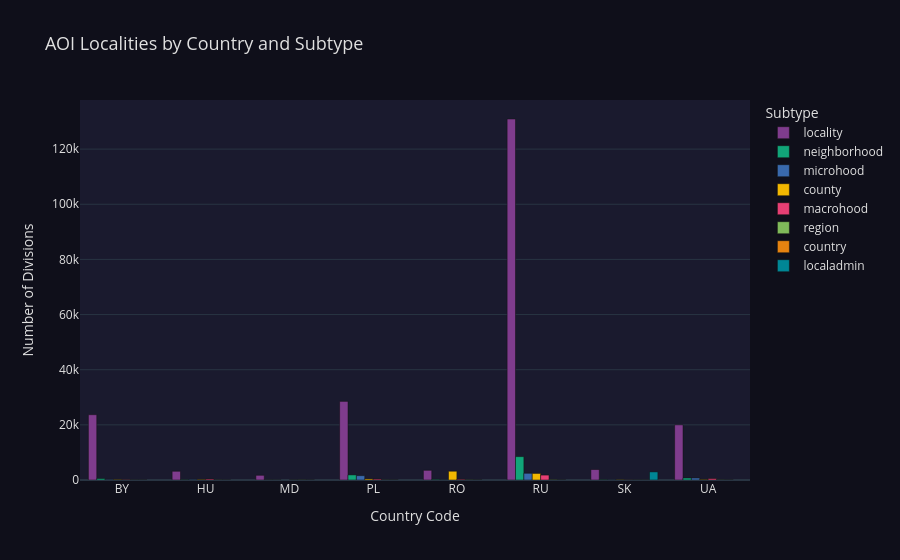

Notebook source saved alongside this figure:
### Code cell
# =============================================================================
# Step 1 Visualization -- AOI Localities
# =============================================================================

country_pd = aoi_localities.groupBy("country", "subtype").count() \
    .orderBy("country", F.desc("count")).toPandas()

plot_setup_step1_localities(country_pd)

### Figure 1 — Plotly figure (JSON) as saved in the notebook; plotly's stock layout.template omitted (floating-point values rounded to 4 significant figures)
{"data": [{"alignmentgroup": "True", "hovertemplate": "Subtype=locality<br>Country Code=%{x}<br>Division Count=%{y}<extra></extra>", "legendgroup": "locality", "marker": {"color": "rgb(127, 60, 141)", "pattern": {"shape": ""}}, "name": "locality", "offsetgroup": "locality", "orientation": "v", "showlegend": true, "textposition": "auto", "type": "bar", "x": ["BY", "HU", "MD", "PL", "RO", "RU", "SK", "UA"], "xaxis": "x", "y": [23687, 3163, 1705, 28516, 3515, 130925, 3794, 20006], "yaxis": "y"}, {"alignmentgroup": "True", "hovertemplate": "Subtype=neighborhood<br>Country Code=%{x}<br>Division Count=%{y}<extra></extra>", "legendgroup": "neighborhood", "marker": {"color": "rgb(17, 165, 121)", "pattern": {"shape": ""}}, "name": "neighborhood", "offsetgroup": "neighborhood", "orientation": "v", "showlegend": true, "textposition": "auto", "type": "bar", "x": ["BY", "HU", "MD", "PL", "RO", "RU", "SK", "UA"], "xaxis": "x", "y": [540, 59, 4, 1849, 214, 8480, 85, 735], "yaxis": "y"}, {"alignmentgroup": "True", "hovertemplate": "Subtype=microhood<br>Country Code=%{x}<br>Division Count=%{y}<extra></extra>", "legendgroup": "microhood", "marker": {"color": "rgb(57, 105, 172)", "pattern": {"shape": ""}}, "name": "microhood", "offsetgroup": "microhood", "orientation": "v", "showlegend": true, "textposition": "auto", "type": "bar", "x": ["BY", "HU", "MD", "PL", "RO", "RU", "SK", "UA"], "xaxis": "x", "y": [222, 237, 31, 1570, 76, 2434, 149, 727], "yaxis": "y"}, {"alignmentgroup": "True", "hovertemplate": "Subtype=county<br>Country Code=%{x}<br>Division Count=%{y}<extra></extra>", "legendgroup": "county", "marker": {"color": "rgb(242, 183, 1)", "pattern": {"shape": ""}}, "name": "county", "offsetgroup": "county", "orientation": "v", "showlegend": true, "textposition": "auto", "type": "bar", "x": ["BY", "HU", "PL", "RO", "RU", "SK", "UA"], "xaxis": "x", "y": [128, 174, 387, 3179, 2376, 79, 158], "yaxis": "y"}, {"alignmentgroup": "True", "hovertemplate": "Subtype=macrohood<br>Country Code=%{x}<br>Division Count=%{y}<extra></extra>", "legendgroup": "macrohood", "marker": {"color": "rgb(231, 63, 116)", "pattern": {"shape": ""}}, "name": "macrohood", "offsetgroup": "macrohood", "orientation": "v", "showlegend": true, "textposition": "auto", "type": "bar", "x": ["BY", "HU", "MD", "PL", "RO", "RU", "SK", "UA"], "xaxis": "x", "y": [101, 332, 8, 326, 244, 1780, 30, 499], "yaxis": "y"}, {"alignmentgroup": "True", "hovertemplate": "Subtype=region<br>Country Code=%{x}<br>Division Count=%{y}<extra></extra>", "legendgroup": "region", "marker": {"color": "rgb(128, 186, 90)", "pattern": {"shape": ""}}, "name": "region", "offsetgroup": "region", "orientation": "v", "showlegend": true, "textposition": "auto", "type": "bar", "x": ["BY", "HU", "MD", "PL", "RO", "RU", "SK", "UA"], "xaxis": "x", "y": [7, 20, 37, 18, 42, 104, 8, 34], "yaxis": "y"}, {"alignmentgroup": "True", "hovertemplate": "Subtype=country<br>Country Code=%{x}<br>Division Count=%{y}<extra></extra>", "legendgroup": "country", "marker": {"color": "rgb(230, 131, 16)", "pattern": {"shape": ""}}, "name": "country", "offsetgroup": "country", "orientation": "v", "showlegend": true, "textposition": "auto", "type": "bar", "x": ["BY", "HU", "MD", "PL", "RO", "RU", "SK", "UA"], "xaxis": "x", "y": [1, 1, 1, 2, 2, 2, 1, 2], "yaxis": "y"}, {"alignmentgroup": "True", "hovertemplate": "Subtype=localadmin<br>Country Code=%{x}<br>Division Count=%{y}<extra></extra>", "legendgroup": "localadmin", "marker": {"color": "rgb(0, 134, 149)", "pattern": {"shape": ""}}, "name": "localadmin", "offsetgroup": "localadmin", "orientation": "v", "showlegend": true, "textposition": "auto", "type": "bar", "x": ["SK"], "xaxis": "x", "y": [2939], "yaxis": "y"}], "layout": {"barmode": "group", "font": {"color": "#e0e0e0"}, "legend": {"title": {"text": "Subtype"}, "tracegroupgap": 0}, "paper_bgcolor": "#0f0f1a", "plot_bgcolor": "#1a1a2e", "title": {"font": {"size": 18}, "text": "AOI Localities by Country and Subtype"}, "xaxis": {"anchor": "y", "domain": [0, 1], "title": {"text": "Country Code"}}, "yaxis": {"anchor": "x", "domain": [0, 1], "title": {"text": "Number of Divisions"}}}}
